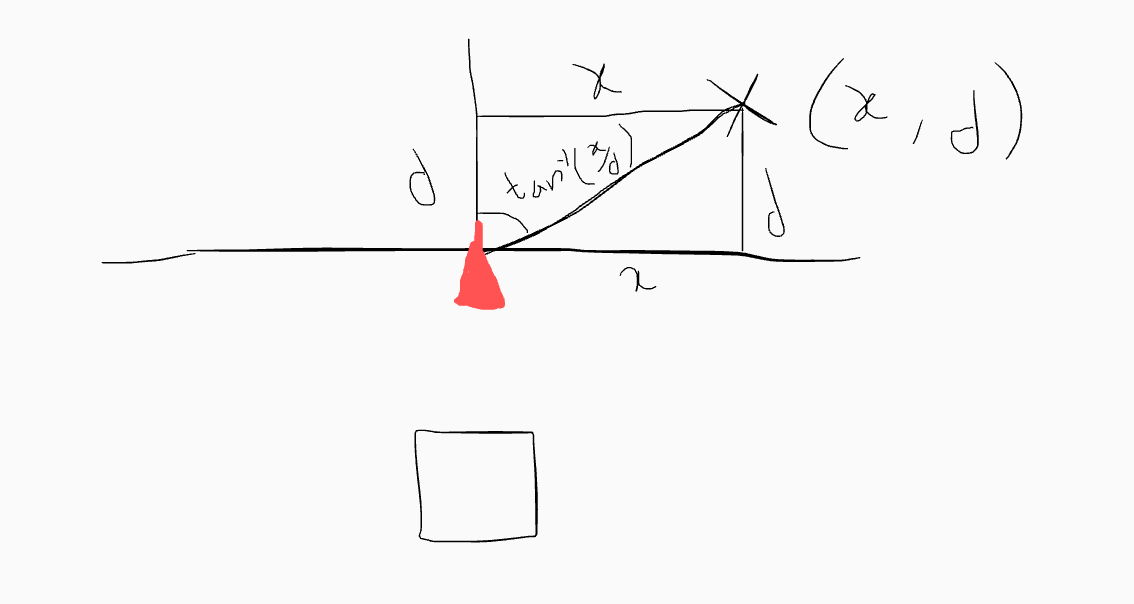
#> input picture RedBot-mt9/x.png, 1134 x 604 px, given in place of the camera
$ python 'Corner Detection 3.py'
#> lines starting #> are read from the running program, lines starting #| are printed output that depends on the picture; after the words box and inside, x2 and y2 are one past the last pixel; in counts of white or black regions, pixels touching at a corner belong together
import cv2

# Initialize the camera capture
capture = cv2.VideoCapture(0)

# Function to change the Canny edge detection thresholds
def update_thresholds(_):
    global low_threshold, high_threshold
    low_threshold = cv2.getTrackbarPos('Low Threshold', 'Edge Detection')
    high_threshold = cv2.getTrackbarPos('High Threshold', 'Edge Detection')

# Create a window for the trackbars
cv2.namedWindow('Edge Detection')
cv2.createTrackbar('Low Threshold', 'Edge Detection', 50, 300, update_thresholds)
cv2.createTrackbar('High Threshold', 'Edge Detection', 150, 300, update_thresholds)

# Initialize threshold values
low_threshold = 50
high_threshold = 150

while capture.isOpened():
    ret, frame = capture.read()
#> frame is the input picture: shape (604, 1134, 3); mean B, G, R 246.9, 246.9, 247.5

    if not ret:
        break

    # Convert the frame to grayscale
    gray_frame = cv2.cvtColor(frame, cv2.COLOR_BGR2GRAY)

    # Apply Gaussian blur to reduce noise
    blurred_frame = cv2.GaussianBlur(gray_frame, (5, 5), 0)

    # Use Canny edge detection with adjustable thresholds
    edges = cv2.Canny(blurred_frame, threshold1=low_threshold, threshold2=high_threshold)
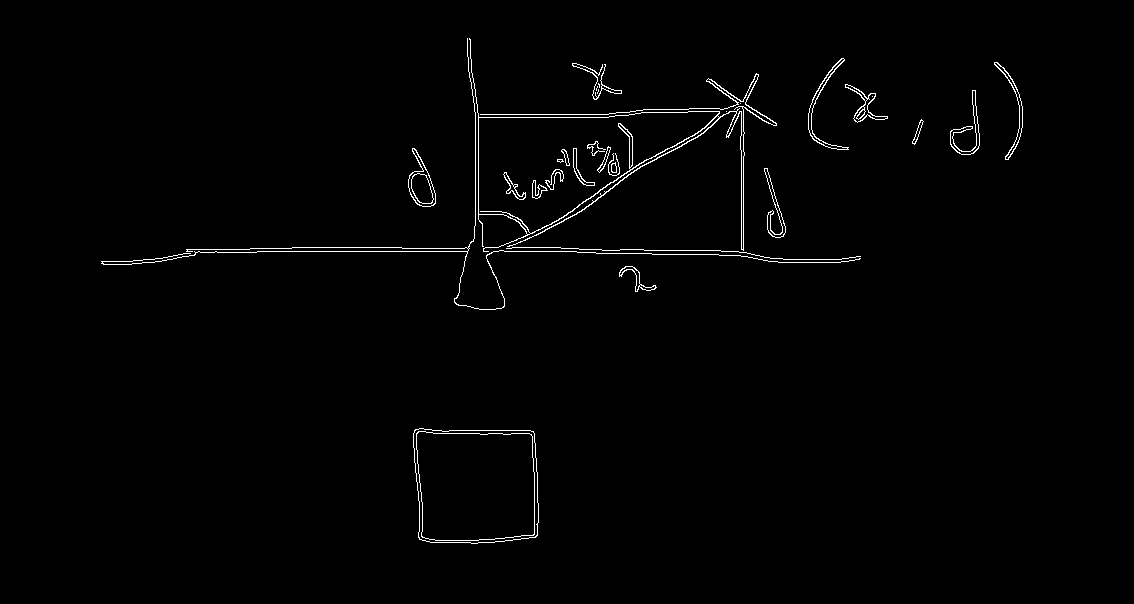
#> edges: shape (604, 1134); 1.1% white in thin lines or dots, all inside (x1, y1, x2, y2) = (101, 38, 1023, 544)

    # Find and draw contours of detected edges
    contours, _ = cv2.findContours(edges, cv2.RETR_EXTERNAL, cv2.CHAIN_APPROX_SIMPLE)
#> contours = 18 contours, 6 with area under 20; largest, box (x1, y1, x2, y2) and area: (469, 38, 777, 252) 17132, (413, 428, 539, 544) 13304, (408, 148, 436, 207) 834, (808, 58, 849, 150) 398, (845, 84, 888, 123) 372
    cv2.drawContours(frame, contours, -1, (0, 0, 255), 2)
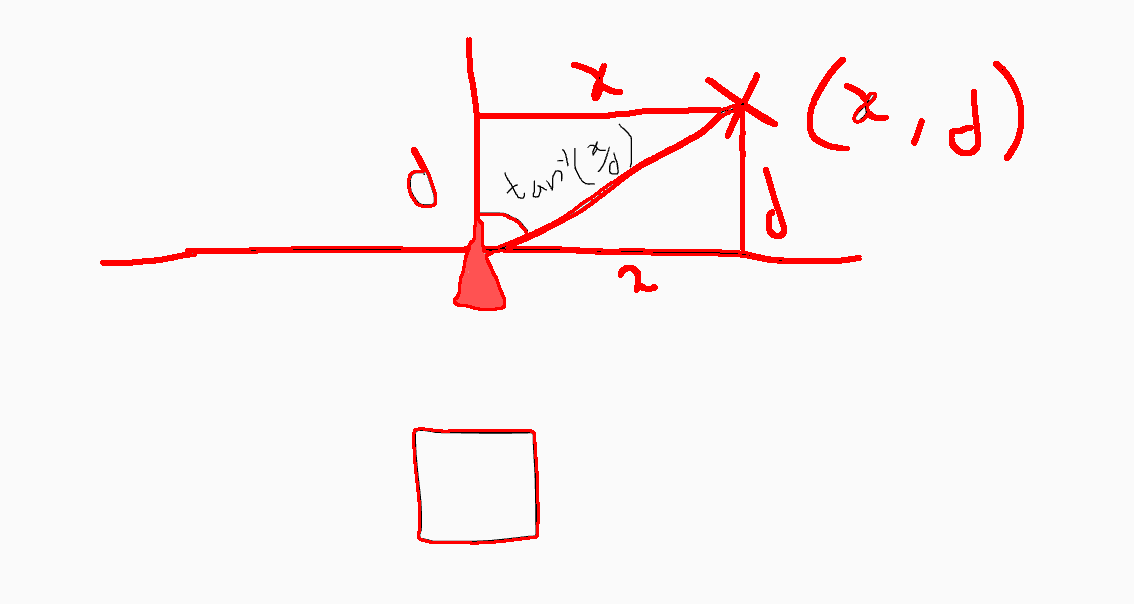
#> frame: shape (604, 1134, 3); 2.71% of pixels changed, all inside (x1, y1, x2, y2) = (100, 37, 1024, 545)

    # Display the frame with detected edges
    cv2.imshow('Edge Detection', frame)

    if cv2.waitKey(10) & 0xFF == 27:  # Press 'Esc' to exit the loop
#> (key Esc is pressed here)
        break

# Release the camera and close all OpenCV windows
capture.release()
cv2.destroyAllWindows()
